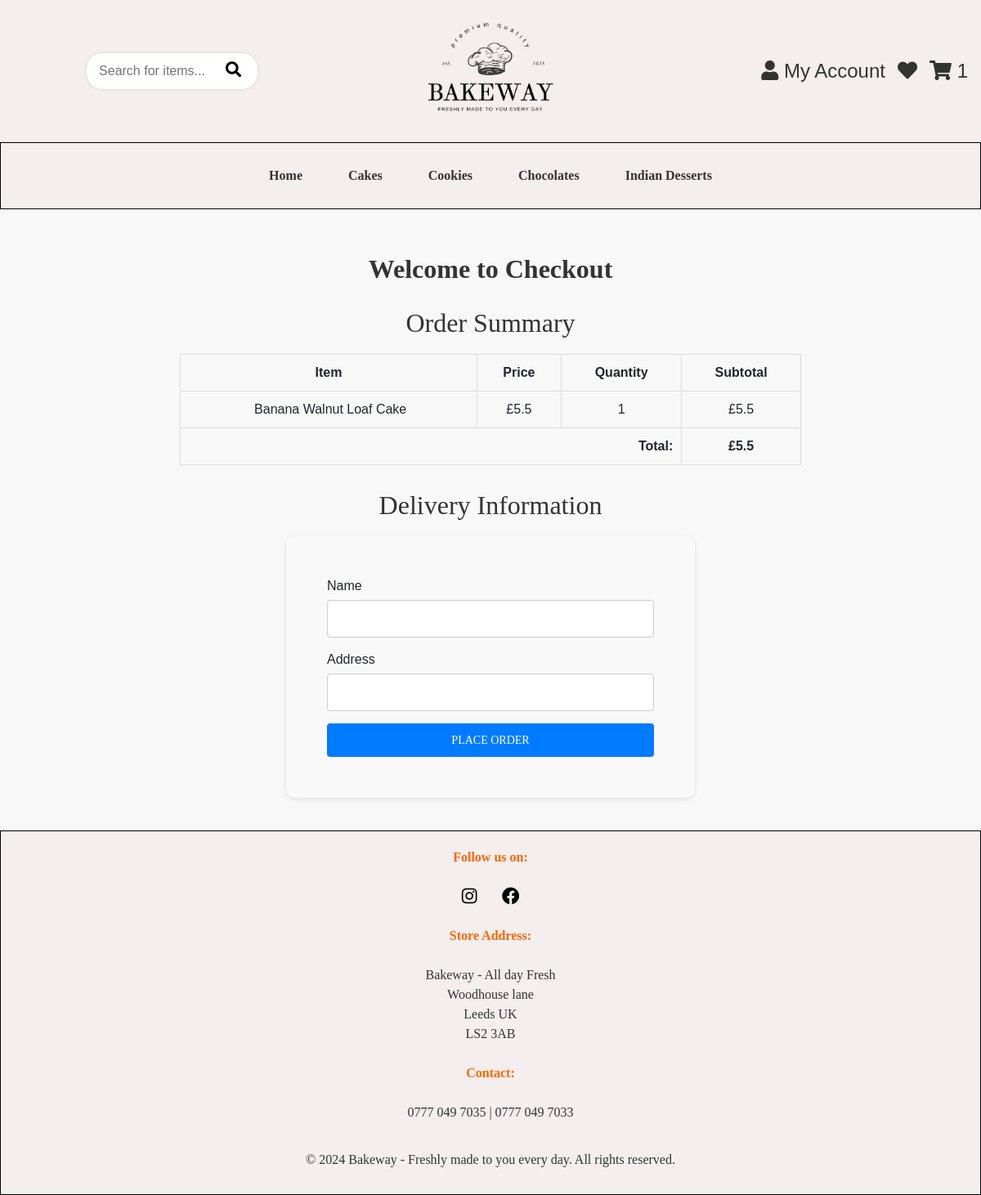
The app's page /checkout (signed in), older data.
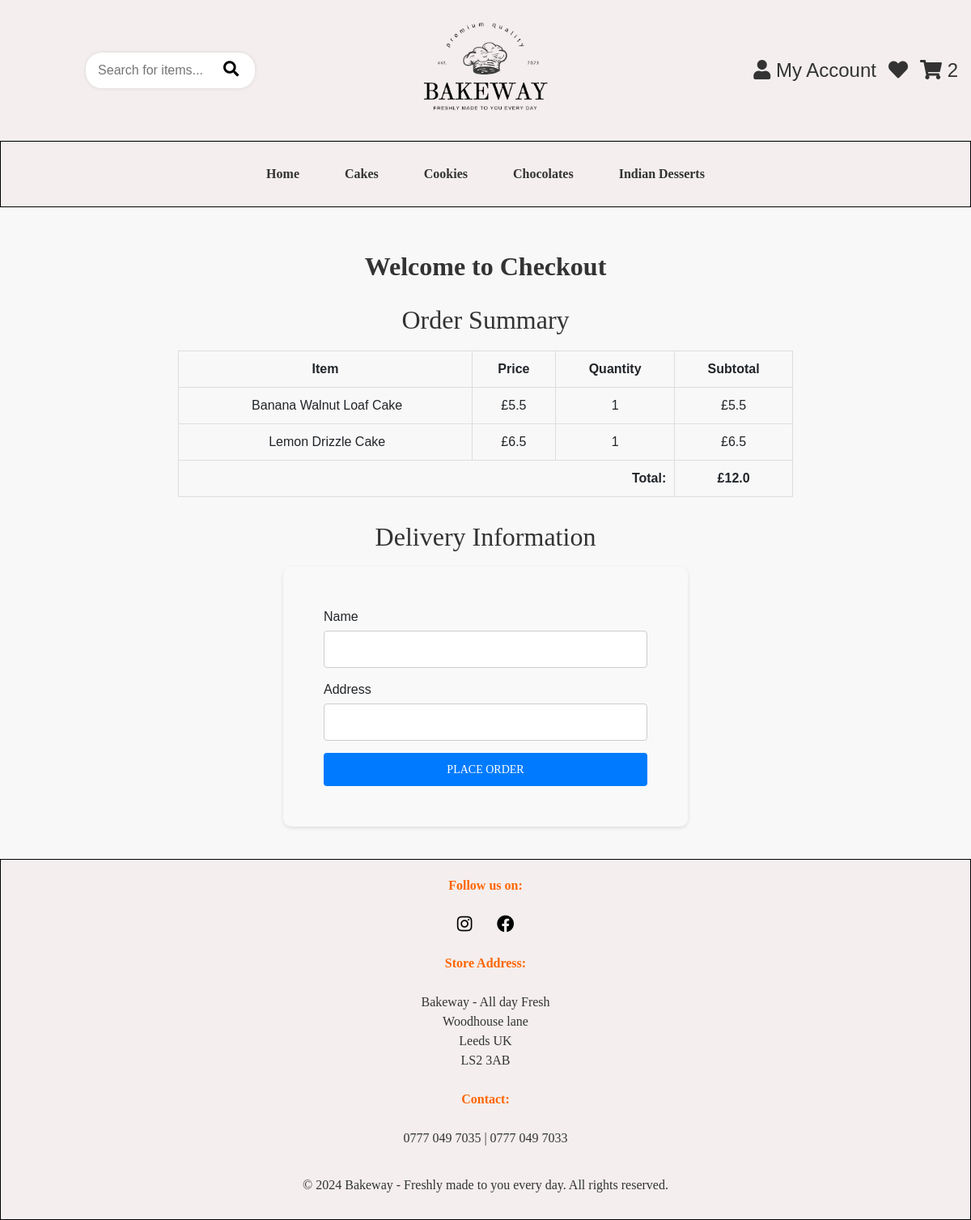
The same page, newer data.
### app/models.py (models this page shows, shortened)
class CartItem(db.Model):
    id = db.Column(db.Integer, primary_key=True)
    user_id = db.Column(db.Integer, db.ForeignKey('user.id'), nullable=False)  # Link to User table
    product_id = db.Column(db.Integer, db.ForeignKey('product.id'), nullable=False)  # Link to Product table
    quantity = db.Column(db.Integer, nullable=False, default=1)
    product = db.relationship('Product')
    user = db.relationship('User', backref='cart_items')

class Product(db.Model):
    id = db.Column(db.Integer, primary_key=True)
    name = db.Column(db.String(100), nullable=False)
    description = db.Column(db.Text, nullable=False)
    price = db.Column(db.Float, nullable=False)
    category = db.Column(db.String(50), nullable=False)  # 'Cake', 'Cookie', 'Chocolate', 'Desserts'.
    image = db.Column(db.String(225), nullable=False)
    stock = db.Column(db.Integer, nullable=False, default=0)  # Stock quantity

### app/views.py (the view, shortened to what this page needs)
@app.route('/checkout', methods=['GET', 'POST'])
@login_required
def checkout():
    cart_items = CartItem.query.filter_by(user_id=current_user.id).all()
    if request.method == 'GET':
        insufficient_stock = [
            item for item in cart_items if item.product.stock < item.quantity
        ]
        if insufficient_stock:
            for item in insufficient_stock:
                flash(f"Insufficient stock for {item.product.name}. Only {item.product.stock} left.", "danger")
                item.quantity = item.product.stock
            db.session.commit()  # Save the changes to the cart
    if not cart_items:
        flash("Your cart is empty!", "danger")
        return redirect(url_for('cart'))
    total_amount = sum(item.product.price * item.quantity for item in cart_items)
    return render_template('checkout.html', cart_items=cart_items, total_amount=total_amount)

### app/__init__.py (called while the page is built)
@login_manager.user_loader
def load_user(user_id):
    return User.query.get(int(user_id))

### app/views.py (called while the page is built)
@app.before_request
def initialize_cart():
    if 'cart' not in session:
        session['cart'] = {}

@app.context_processor
def inject_cart_quantity():
    if current_user.is_authenticated:
        total_quantity = db.session.query(
            db.func.sum(CartItem.quantity)
        ).filter_by(user_id=current_user.id).scalar() or 0
    else:
        cart = session.get('cart', {})
        total_quantity = sum(item['quantity'] for item in cart.values())
    return dict(cart_total_quantity=total_quantity)

### app/templates/checkout.html (shortened to what this page needs)
{% extends "base.html" %}
{% block content %}
<div class="checkout-page">
    <div class="container">
        <h2><strong>Welcome to Checkout</strong></h2>
        <div class="checkout-summary">
            <h2>Order Summary</h2>
            <table class="order-table">
                <thead>
                    <tr>
                        <th>Item</th>
                        <th>Price</th>
                        <th>Quantity</th>
                        <th>Subtotal</th>
                    </tr>
                </thead>
                <tbody>
                    {% for item in cart_items %}
                    <tr>
                        <td>
                            <span>{{ item.product.name }}</span>
                        </td>
                        <td>£{{ item.product.price }}</td>
                        <td>{{ item.quantity }}</td>
                        <td>£{{ item.product.price * item.quantity }}</td>
                    </tr>
                    {% endfor %}
                </tbody>
                <tfoot>
                    <tr>
                        <td colspan="3" class="total-label">Total:</td>
                        <td class="total-value">£{{ total_amount }}</td>
                    </tr>
                </tfoot>
            </table>
        </div>
        <div class="checkout-form">
            <h2>Delivery Information</h2>
            <form action="{{ url_for('checkout') }}" method="POST">
                <div class="form-group">
                    <label for="name">Name</label>
                    <input type="text" id="name" name="name" required>
                </div>
                <div class="form-group">
                    <label for="address">Address</label>
                    <input type="text" id="address" name="address" required>
                </div>
                <button type="submit" class="btn btn-primary">Place Order</button>
            </form>
        </div>
    </div>
</div>
{% endblock %}

Row changes from the older to the newer data that the page shows:
added CartItem: product.name "Lemon Drizzle Cake", product.price "6.5", quantity "1", item.product.price*item.quantity "6.5"
Text that changed along with them:
{{ cart_total_quantity }}: "1" → "2"
{{ total_amount }}: "5.5" → "12.0"
